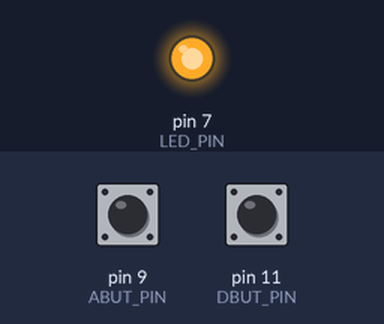
Bench run of a sketch on a simulated Arduino Uno, built with avr-gcc and run on an emulated ATmega328P. Shown: output pins drawn as LEDs (lit = HIGH). The test bench sets the inputs (shaded band); at power-on: pin 9 (ABUT_PIN) LOW, pin 11 (DBUT_PIN) LOW.

Above: at 1.2 s.
1.3 s: pin 9 (ABUT_PIN) pulsed HIGH 5 times (0.12 s each, 0.3 s apart)
At 3.4 s:
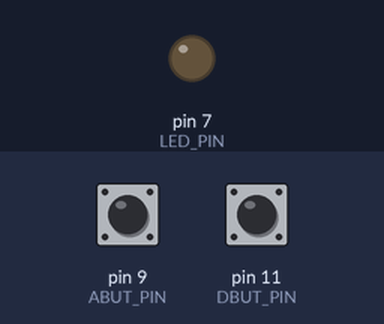
4.3 s: pin 11 (DBUT_PIN) pulled HIGH for 0.15 s
7.3 s: pin 9 (ABUT_PIN) pulled HIGH for 0.15 s
8.9 s: pin 11 (DBUT_PIN) pulled HIGH for 1 s
11.9 s: pin 9 (ABUT_PIN) pulled HIGH for 1 s
14.4 s: pin 11 (DBUT_PIN) pulled HIGH for 3.2 s
At 14.9 s:
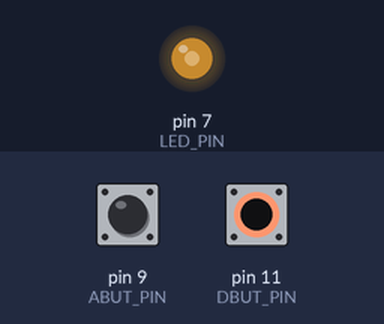
Timing chart, 0 to 20.1 s (numbered marks = the images above; inputs shaded):
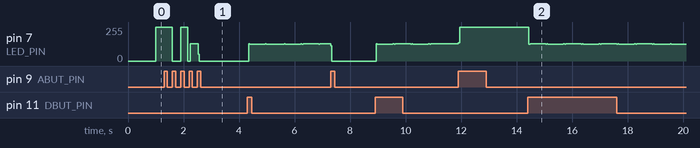

The sketch:

event_driven.ino
```cpp
// Sistemas Reativos.ino

#define LED_PIN 7
#define ABUT_PIN 9
#define DBUT_PIN 11
#define STOP_TIME 500

int state =0;
unsigned long timer_L, timer_BA, timer_BD;
int A_button, D_button, last_checkA, last_checkD;
unsigned pisca = 1000;
unsigned long now;


void button_listen (int pin)
{
	if(pin == ABUT_PIN)
	{
		A_button = 1;
	}
	else
	{
		D_button = 1;
	}

}

void timer_set (int pin)
{
	if(pin == LED_PIN){
		timer_L = millis();
	}
	else if(pin == ABUT_PIN)
	{
		timer_BA = millis();
	}
	else if(pin == DBUT_PIN)
	{
		timer_BD = millis();
	}
}


void timer_expired(void)
{
	state = !state;
	digitalWrite(LED_PIN, state);
}


void stop (void)
{
	digitalWrite(LED_PIN, LOW);
	exit(1);
}


void button_changed (int pin)
{

	if(pin == ABUT_PIN){
		if(now - timer_BD < STOP_TIME)
			stop();

		pisca -= 250;
	}
	else
	{
		if(now - timer_BA < STOP_TIME)
			stop();
		pisca += 250;
	}
}


void setup() {
	pinMode(LED_PIN, OUTPUT);
	pinMode(ABUT_PIN, INPUT);
	pinMode(DBUT_PIN, INPUT);

    timer_set(LED_PIN);
    timer_set(ABUT_PIN);
    timer_set(DBUT_PIN);
    button_listen(ABUT_PIN);
    button_listen(DBUT_PIN);

    last_checkA = HIGH;
    last_checkD = HIGH;
    timer_BA = 0;
    timer_BD = 0;
}

void loop() {
	int butA, butD;
// se encarrega de fazer o LED piscar
	now = millis();
	if(now - timer_L > pisca)
	{
		timer_expired();
		timer_set(LED_PIN);
	}

// acelerando o pisca
	if(A_button)
	{
		butA = digitalRead(ABUT_PIN);

		if(last_checkA == butA)
		{
			last_checkA = HIGH;

			if(butA)
			{
				last_checkA = LOW;
				button_changed(ABUT_PIN);
				timer_set(ABUT_PIN);
			}
		}
	}

// desacelera
	if(D_button)
	{
		butD = digitalRead(DBUT_PIN);

		if(last_checkD == butD)
		{
			last_checkD = HIGH;

			if(butD)
			{
				last_checkD = LOW;
				button_changed(DBUT_PIN);
				timer_set(DBUT_PIN);
			}
		}
	}

}
```

Measured:
- after the input at 14.4 s, pin 7 (LED_PIN): 255/255 → 124/255 at once, then repeats every 1.3 s: 130/255 0.56 s, 124/255 0.04 s, 131/255 0.04 s, 125/255 0.56 s, 131/255 0.04 s, 124/255 0.04 s
